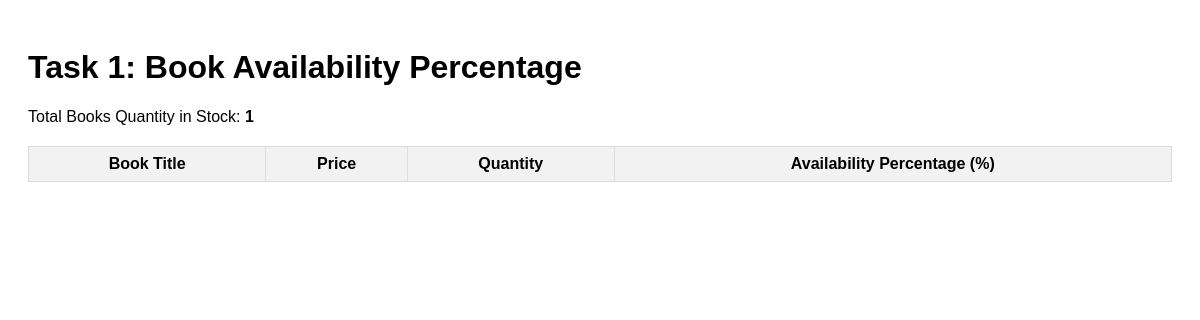
The app's page /books/lab9/task1/, older data.
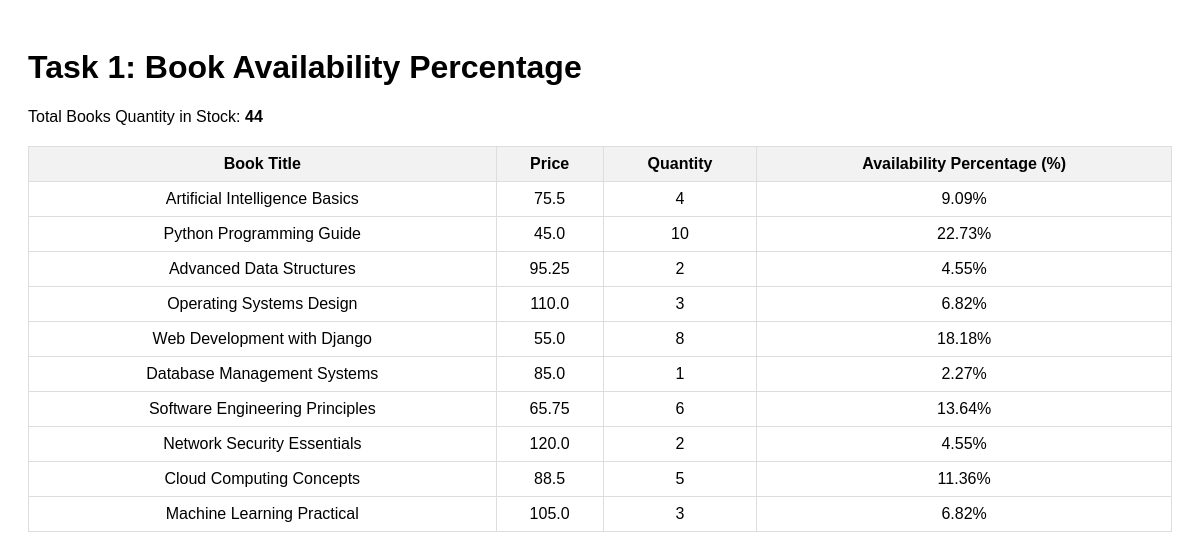
The same page, newer data.
### apps/bookmodule/models.py (models this page shows, shortened)
class Books(models.Model):
    title = models.CharField(max_length=100)
    price = models.FloatField(default=0.0)
    quantity = models.IntegerField(default=1)
    pubdate = models.DateTimeField()
    rating = models.SmallIntegerField(default=1)
    publisher = models.ForeignKey(Publisher, null=True, on_delete=models.SET_NULL, related_name='books')
    authors = models.ManyToManyField(Author)

### apps/bookmodule/views.py (the view)
# urls.py: path('lab9/task1/', views.lab9_task1, name='lab9_task1'),
def lab9_task1(request):
    total_quantity = Books.objects.aggregate(total=Sum('quantity'))['total'] or 1
    all_books = Books.objects.annotate(
        availability_percentage=F('quantity') * 100.0 / total_quantity
    )
    context = {
        'Books': all_books,
        'total_quantity': total_quantity
    }
    return render(request, 'bookmodule/lab9_task1.html', context)

### apps/templates/bookmodule/lab9_task1.html (shortened to what this page needs)
<!DOCTYPE html>
<html lang="en">
<head>
</head>
<body>
    <h1>Task 1: Book Availability Percentage</h1>
    <p>Total Books Quantity in Stock: <strong>{{ total_quantity }}</strong></p>
    <table>
        <thead>
            <tr>
                <th>Book Title</th>
                <th>Price</th>
                <th>Quantity</th>
                <th>Availability Percentage (%)</th>
            </tr>
        </thead>
        <tbody>
            {% for book in Books %}
            <tr>
                <td>{{ book.title }}</td>
                <td>{{ book.price }}</td>
                <td>{{ book.quantity }}</td>
                <td>{{ book.availability_percentage|floatformat:2 }}%</td>
            </tr>
            {% endfor %}
        </tbody>
    </table>
</body>
</html>

Row changes from the older to the newer data that the page shows:
added Books: title "Artificial Intelligence Basics", price "75.5", quantity "4", availability_percentage "9.09"
added Books: title "Python Programming Guide", price "45.0", quantity "10", availability_percentage "22.73"
added Books: title "Advanced Data Structures", price "95.25", quantity "2", availability_percentage "4.55"
added Books: title "Operating Systems Design", price "110.0", quantity "3", availability_percentage "6.82"
added Books: title "Web Development with Django", price "55.0", quantity "8", availability_percentage "18.18"
added Books: title "Database Management Systems", price "85.0", quantity "1", availability_percentage "2.27"
added Books: title "Software Engineering Principles", price "65.75", quantity "6", availability_percentage "13.64"
added Books: title "Network Security Essentials", price "120.0", quantity "2", availability_percentage "4.55"
added Books: title "Cloud Computing Concepts", price "88.5", quantity "5", availability_percentage "11.36"
added Books: title "Machine Learning Practical", price "105.0", quantity "3", availability_percentage "6.82"
Text that changed along with them:
{{ total_quantity }}: "1" → "44"
